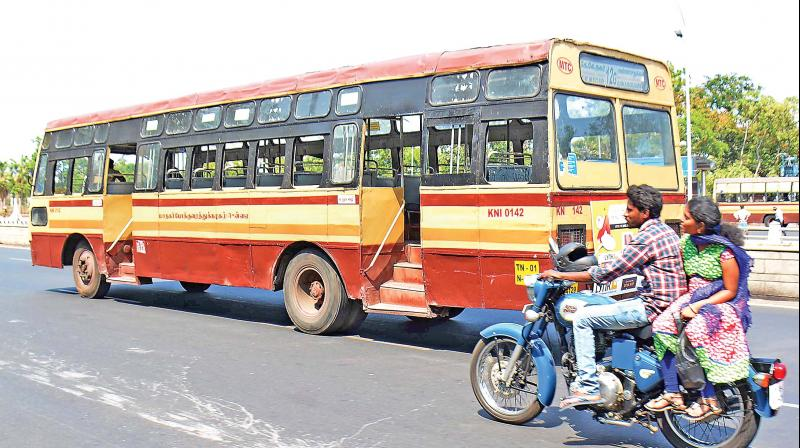
#> input picture dc-Cover-1l6a6k1877s08cpbn2cmq21sp6-20170402013109.Medi.jpeg, 800 x 448 px, found by its file name
$ jupyter execute --allow-errors Object_detection.ipynb
#> lines starting #> are read from the running program, lines starting #| are printed output that depends on the picture
[cell 1]
import cv2
import matplotlib.pyplot as plt
import numpy as np

[cell 2]
image=cv2.imread('/content/dc-Cover-1l6a6k1877s08cpbn2cmq21sp6-20170402013109.Medi.jpeg')
#> image is the input picture: shape (448, 800, 3); mean B, G, R 165.1, 172.1, 182.1

[cell 3]
type(image)

[cell 4]
image.shape
#> Out = (448, 800, 3)

[cell 5]
plt.imshow(image)

[cell 6]
image_rgb = cv2.cvtColor(image, cv2.COLOR_BGR2RGB)

[cell 7]
plt.imshow(image_rgb)

[cell 8]
# Load Yolo
print("LOADING YOLO")

#> (a cell that did not finish here is left out)

[cell 10]
 #creating list of Classes
classes = []
with open("coco.names", "r") as f:
#> (reads coco.names from the repository)
    classes = [line.strip() for line in f.readlines()]

[cell 11]
classes

[cell 12]
len(classes)

[cell 13]
  # USing blob function of opencv to preprocess image
  #/Below line prepares the input image to run through the deep neural network.
blob = cv2.dnn.blobFromImage(image_rgb, 1 / 255.0, (320, 320),swapRB=False, crop=False)

[cell 14]
blob.shape


x= blob[0].reshape(320,320,3)
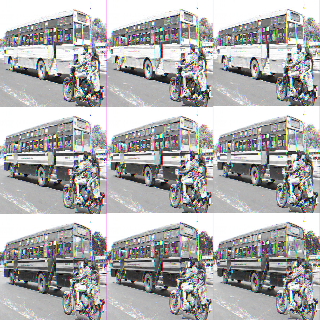
#> x: shape (320, 320, 3) float32; mean of channels 0, 1, 2 0.679, 0.679, 0.679; drawn as B, G, R
plt.imshow(x)

[cell 15]
blob.shape
#> Out = (1, 3, 320, 320)

#> (a cell that did not finish here is left out)

#> (a cell that did not finish here is left out)

[cell 18]
#Now we need to find where we need to put our boxes or where the objects
#are so that we will define the list and according to the condition we will append the list.

boxes=[]
confidences=[]
class_ids=[]

#> (the rest of this cell did not finish here and is left out)

[cell 19]
len(boxes)

[cell 20]
#Now we have to add this bonding boxes to our Images Using this below function
indexes=cv2.dnn.NMSBoxes(boxes,confidences,0.5,0.4)

[cell 21]
#For font type and colors
font= cv2.FONT_HERSHEY_PLAIN
colors=np.random.uniform(0,255,size=(len(boxes),3))

#> (a cell that did not finish here is left out)

[cell 23]
plt.imshow(image_rgb)

[cell 24]
cv2.imwrite("./Detected.jpg",image_rgb)
#> Out = True
